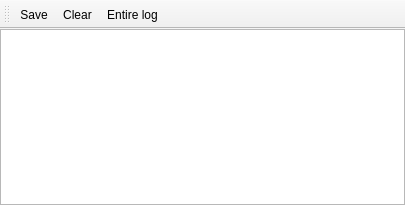
<?xml version="1.0" encoding="UTF-8"?>
<ui version="4.0">
 <class>logwindow</class>
 <widget class="QMainWindow" name="logwindow">
  <property name="geometry">
   <rect>
    <x>0</x>
    <y>0</y>
    <width>405</width>
    <height>205</height>
   </rect>
  </property>
  <property name="windowTitle">
   <string>piGameCreator log</string>
  </property>
  <widget class="QWidget" name="centralwidget">
   <layout class="QGridLayout" name="gridLayout">
    <property name="margin">
     <number>0</number>
    </property>
    <item row="0" column="0">
     <widget class="QPlainTextEdit" name="plainTextEdit">
      <property name="documentTitle">
       <string/>
      </property>
      <property name="undoRedoEnabled">
       <bool>false</bool>
      </property>
      <property name="readOnly">
       <bool>true</bool>
      </property>
      <property name="plainText">
       <string notr="true"/>
      </property>
     </widget>
    </item>
   </layout>
  </widget>
  <widget class="QToolBar" name="toolBar">
   <property name="windowTitle">
    <string>toolBar</string>
   </property>
   <property name="iconSize">
    <size>
     <width>16</width>
     <height>16</height>
    </size>
   </property>
   <property name="toolButtonStyle">
    <enum>Qt::ToolButtonTextBesideIcon</enum>
   </property>
   <attribute name="toolBarArea">
    <enum>TopToolBarArea</enum>
   </attribute>
   <attribute name="toolBarBreak">
    <bool>false</bool>
   </attribute>
   <addaction name="actionSave"/>
   <addaction name="actionActionClear"/>
   <addaction name="actionEntire_log"/>
  </widget>
  <action name="actionSave">
   <property name="icon">
    <iconset resource="resources.qrc">
     <normaloff>:/resources/RES/save.png</normaloff>:/resources/RES/save.png</iconset>
   </property>
   <property name="text">
    <string>Save</string>
   </property>
   <property name="toolTip">
    <string>Save as file</string>
   </property>
  </action>
  <action name="actionActionClear">
   <property name="icon">
    <iconset resource="resources.qrc">
     <normaloff>:/resources/RES/clear_left.png</normaloff>:/resources/RES/clear_left.png</iconset>
   </property>
   <property name="text">
    <string>Clear</string>
   </property>
  </action>
  <action name="actionEntire_log">
   <property name="icon">
    <iconset resource="resources.qrc">
     <normaloff>:/resources/RES/log.png</normaloff>:/resources/RES/log.png</iconset>
   </property>
   <property name="text">
    <string>Entire log</string>
   </property>
  </action>
 </widget>
 <resources>
  <include location="resources.qrc"/>
 </resources>
 <connections/>
</ui>
